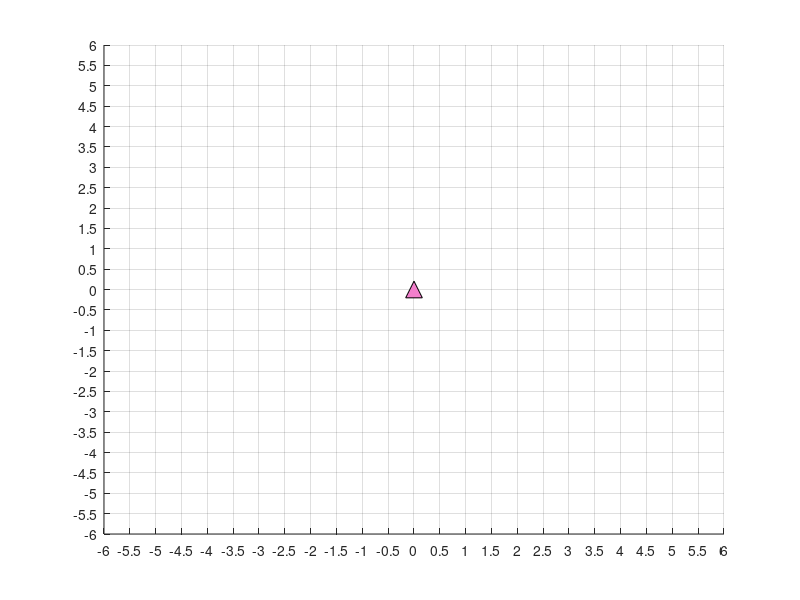

This chart was generated by the following MATLAB code: (Note: this script raises an error after producing the figure.)
function show_loc()

axis([-6,6,-6,6]);
grid on;
% set(gcf, 'Units', 'Normalized', 'OuterPosition', [0, 0, 1, 1]);
set(gcf,'position',[300 0 800 800]);
set(gca,'XTick',(-6:0.5:6));
set(gca,'YTick',(-6:0.5:6));
set(gca,'Color',[0 0 0]);
hold on;
plot(0,0,'^','MarkerFaceColor',[rand rand rand],'MarkerSize',12,'MarkerEdgeColor','k');
hold on
ax = gca;
ax.GridColor = [1, 1, 1];

filepath='loc1.txt';
file = fopen(filepath);
fpos=0;
while 1
fseek(file,fpos,-1);
input = textscan(file,'%s','delimiter','\n');
data1=input{1,1};
% data2=str2double(data1);
data2=cellfun(@(x) strsplit(x),data1,'UniformOutput', false);
% data2=strsplit(data1{1,1});
data3=cellfun(@(x) str2double(x),data2,'UniformOutput', false);

for kk=1:size(data3,1)
    if exist('h1','var')
        delete(h1);
        delete(h2);
        % set(h1,'Visible','off')
    end
    h1 = plot(data3{kk,1}(1),data3{kk,1}(2),'.','MarkerSize',30,'MarkerFaceColor','r');

    str1=[num2str(roundn(data3{kk,1}(1),-2)),' ',',',' ',num2str(roundn(data3{kk,1}(2),-2))];
    h2 = text(data3{kk,1}(1)+0.1,data3{kk,1}(2)+0.1,str1,'color','r','FontSize',12);
    drawnow;
end

fpos=ftell(file);
end



end